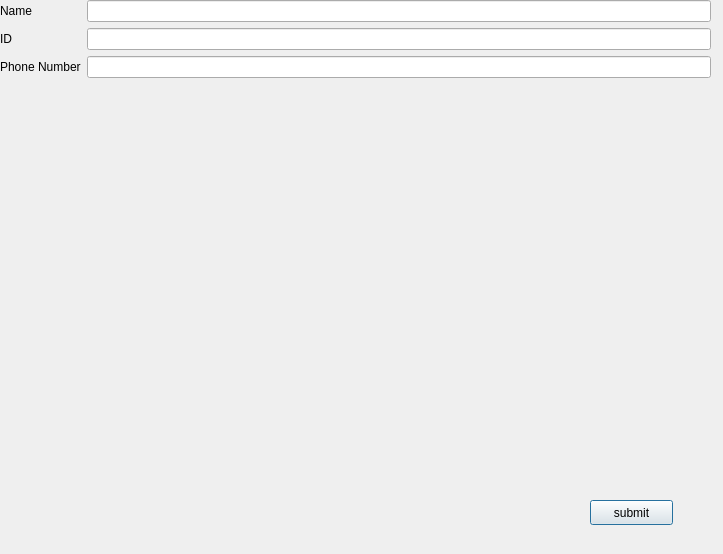
<?xml version="1.0" encoding="UTF-8"?>
<ui version="4.0">
 <class>ManageClientWindow</class>
 <widget class="QDialog" name="ManageClientWindow">
  <property name="geometry">
   <rect>
    <x>0</x>
    <y>0</y>
    <width>723</width>
    <height>554</height>
   </rect>
  </property>
  <property name="windowTitle">
   <string>Dialog</string>
  </property>
  <widget class="QWidget" name="formLayoutWidget">
   <property name="geometry">
    <rect>
     <x>0</x>
     <y>0</y>
     <width>711</width>
     <height>431</height>
    </rect>
   </property>
   <layout class="QFormLayout" name="formLayout">
    <item row="1" column="1">
     <widget class="QLineEdit" name="lineEdit"/>
    </item>
    <item row="1" column="0">
     <widget class="QLabel" name="label">
      <property name="text">
       <string>Name</string>
      </property>
     </widget>
    </item>
    <item row="2" column="0">
     <widget class="QLabel" name="label_2">
      <property name="text">
       <string>ID</string>
      </property>
     </widget>
    </item>
    <item row="2" column="1">
     <widget class="QLineEdit" name="lineEdit_2"/>
    </item>
    <item row="3" column="0">
     <widget class="QLabel" name="label_3">
      <property name="text">
       <string>Phone Number</string>
      </property>
     </widget>
    </item>
    <item row="3" column="1">
     <widget class="QLineEdit" name="lineEdit_3"/>
    </item>
   </layout>
  </widget>
  <widget class="QPushButton" name="submitButton">
   <property name="geometry">
    <rect>
     <x>590</x>
     <y>500</y>
     <width>83</width>
     <height>25</height>
    </rect>
   </property>
   <property name="text">
    <string>submit</string>
   </property>
  </widget>
 </widget>
 <resources/>
 <connections/>
</ui>
